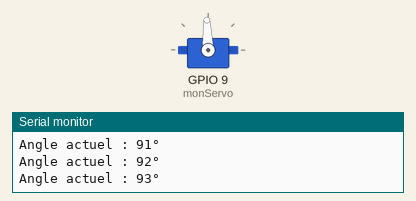
Recording of a sketch running on a simulated ESP32. On the bench: servo, the last lines printed to the serial monitor.

Above: at 1.05 s.
At 2.2 s:
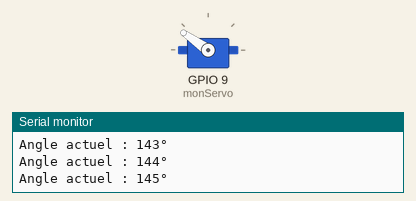
At 3.35 s:
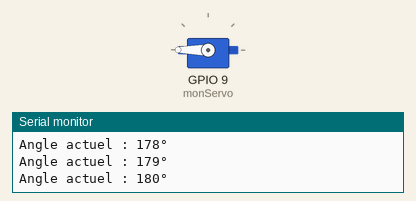
At 5.7 s:
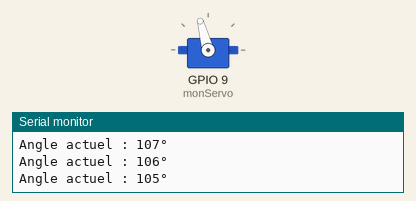
Timing chart, 0 to 8.9 s (numbered marks = the images above):
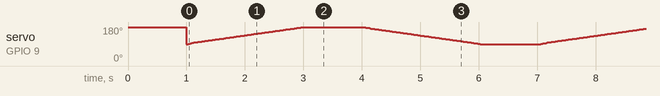

The sketch:

servo.ino
```cpp
#include <ESP32Servo.h>

Servo monServo;

void setup() {
  Serial.begin(9600);
  monServo.attach(9);
  monServo.write(180);  // Position initiale à 180°
  Serial.println("Position initiale : 180°");
  delay(1000);
}

void loop() {
  // Mouvement de 180° à 90° (sens horaire)
  for (int angle = 90; angle <= 180; angle++) {
    monServo.write(angle);
    Serial.print("Angle actuel : ");
    Serial.print(angle);
    Serial.println("°");
    delay(15);
  }

  delay(1000);  // Pause à 90°

  // Retour à 180° (sens anti-horaire)
  for (int angle = 180; angle >= 90; angle--) {
    monServo.write(angle);
    Serial.print("Angle actuel : ");
    Serial.print(angle);
    Serial.println("°");
    delay(15);
  }

  delay(1000);  // Pause à 0°
}
```
